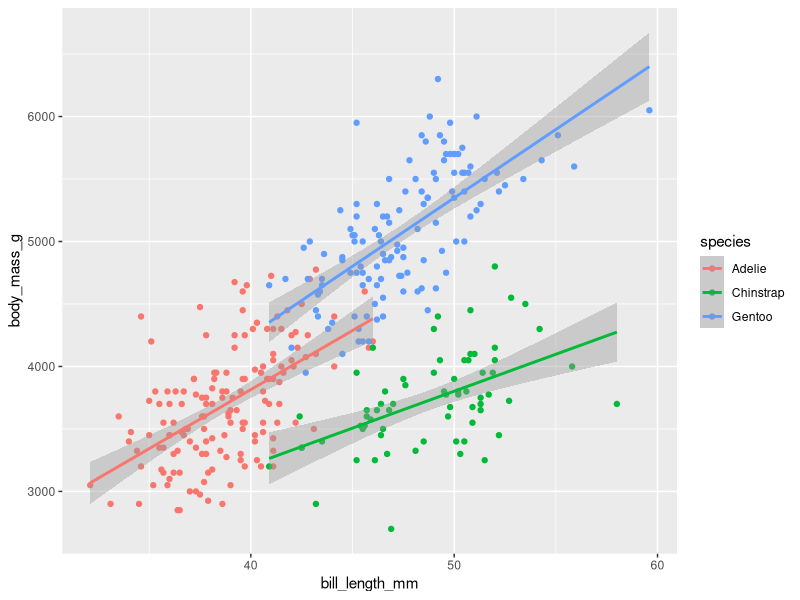
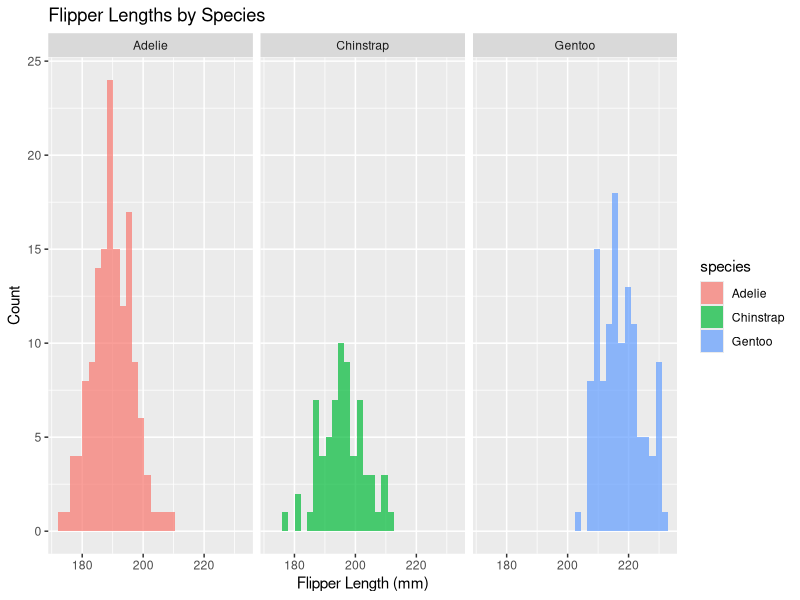
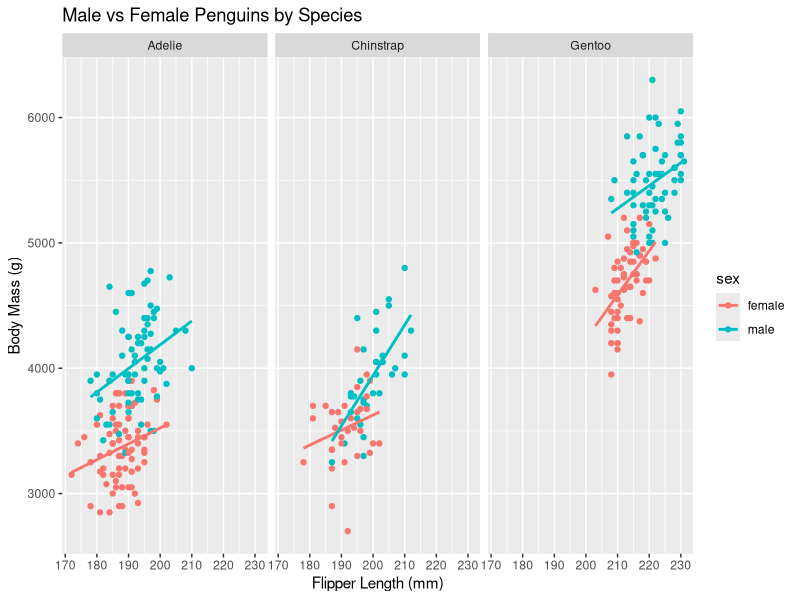

Generate these figures, in order, with R:
## ---- chunk 1
library(palmerpenguins)
library(dplyr)
library(ggplot2)

df <- palmerpenguins::penguins

## ---- chunk 2
df %>%
  group_by(species, sex) %>%
  summarise(
    across(
      where(is.numeric), 
      \(x) mean(x, na.rm = TRUE)
      )
    ) %>%
  knitr::kable()
## ---- chunk 3
df %>%
  ggplot(aes(x = bill_length_mm, y = body_mass_g, color = species)) +
  geom_point() + 
  geom_smooth(method = "lm")
## ---- chunk 4
library(ggplot2)

df <- palmerpenguins::penguins
df <- na.omit(df) 

flipper_plot <- ggplot(df, aes(x = flipper_length_mm, fill = species)) +
  geom_histogram(bins = 30, alpha = 0.7) +
  facet_wrap(~species) +
  labs(title = "Flipper Lengths by Species", x = "Flipper Length (mm)", y = "Count")

flipper_plot
## ---- chunk 5
gender_plot <- ggplot(df, aes(x = flipper_length_mm, y = body_mass_g, color = sex)) +
  geom_point() +
  facet_wrap(~species) +
  geom_smooth(method = "lm", se = FALSE) +
  labs(title = "Male vs Female Penguins by Species", x = "Flipper Length (mm)", y = "Body Mass (g)")

gender_plot

## ---- chunk 6
#install.packages("DBI")
## ---- chunk 7
#con <- DBI::dbConnect(
#  duckdb::duckdb(), 
#  dbdir = "my-db.duckdb")
#df <- dplyr::tbl(con, "penguins")
## ---- chunk 8
#DBI::dbDisconnect(con, shutdown = TRUE )

## ---- chunk 9
library(rmarkdown)
